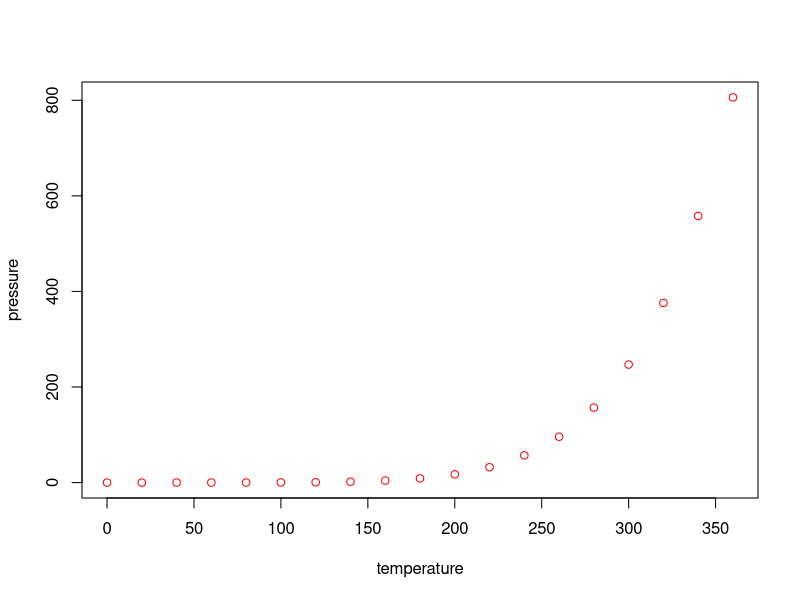

This chart was generated by the following R code:
## ---- chunk 1
knitr::opts_chunk$set(echo = TRUE)
## ---- chunk 2
summary(cars)
## ---- chunk 3
plot(pressure, col ="red")
## ---- chunk 4
sessionInfo()
